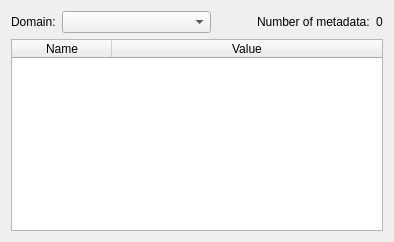
     <widget class="QWidget" name="metadataTab">
      <attribute name="title">
       <string>Metadata</string>
      </attribute>
      <attribute name="toolTip">
       <string>Dataset metadata.</string>
      </attribute>
      <layout class="QVBoxLayout" name="metadataTabVerticalLayout">
       <item>
        <layout class="QHBoxLayout" name="metadataHorizontalLayout">
         <item>
          <widget class="QLabel" name="domainLabel">
           <property name="text">
            <string>Domain:</string>
           </property>
          </widget>
         </item>
         <item>
          <widget class="QComboBox" name="domainComboBox">
           <item>
            <property name="text">
             <string/>
            </property>
           </item>
           <item>
            <property name="text">
             <string>SUBDATASETS</string>
            </property>
           </item>
           <item>
            <property name="text">
             <string>IMAGE_STRUCTURE</string>
            </property>
           </item>
           <item>
            <property name="text">
             <string>RPC</string>
            </property>
           </item>
          </widget>
         </item>
         <item>
          <spacer name="metadataHorizontalSpacer">
           <property name="orientation">
            <enum>Qt::Horizontal</enum>
           </property>
           <property name="sizeHint" stdset="0">
            <size>
             <width>40</width>
             <height>20</height>
            </size>
           </property>
          </spacer>
         </item>
         <item>
          <widget class="QLabel" name="metadataNumLabel">
           <property name="sizePolicy">
            <sizepolicy hsizetype="Minimum" vsizetype="Minimum">
             <horstretch>0</horstretch>
             <verstretch>0</verstretch>
            </sizepolicy>
           </property>
           <property name="text">
            <string>Number of metadata:</string>
           </property>
          </widget>
         </item>
         <item>
          <widget class="QLabel" name="metadataNumValue">
           <property name="sizePolicy">
            <sizepolicy hsizetype="Preferred" vsizetype="Minimum">
             <horstretch>1</horstretch>
             <verstretch>0</verstretch>
            </sizepolicy>
           </property>
           <property name="sizeIncrement">
            <size>
             <width>1</width>
             <height>0</height>
            </size>
           </property>
           <property name="text">
            <string>0</string>
           </property>
           <property name="textInteractionFlags">
            <set>Qt::LinksAccessibleByMouse|Qt::TextSelectableByKeyboard|Qt::TextSelectableByMouse</set>
           </property>
          </widget>
         </item>
        </layout>
       </item>
       <item>
        <widget class="QTableWidget" name="metadataTableWidget">
         <property name="contextMenuPolicy">
          <enum>Qt::ActionsContextMenu</enum>
         </property>
         <property name="editTriggers">
          <set>QAbstractItemView::NoEditTriggers</set>
         </property>
         <property name="horizontalScrollMode">
          <enum>QAbstractItemView::ScrollPerPixel</enum>
         </property>
         <property name="sortingEnabled">
          <bool>true</bool>
         </property>
         <property name="columnCount">
          <number>2</number>
         </property>
         <attribute name="horizontalHeaderStretchLastSection">
          <bool>true</bool>
         </attribute>
         <attribute name="horizontalHeaderStretchLastSection">
          <bool>true</bool>
         </attribute>
         <column>
          <property name="text">
           <string>Name</string>
          </property>
         </column>
         <column>
          <property name="text">
           <string>Value</string>
          </property>
         </column>
        </widget>
       </item>
      </layout>
     </widget>
